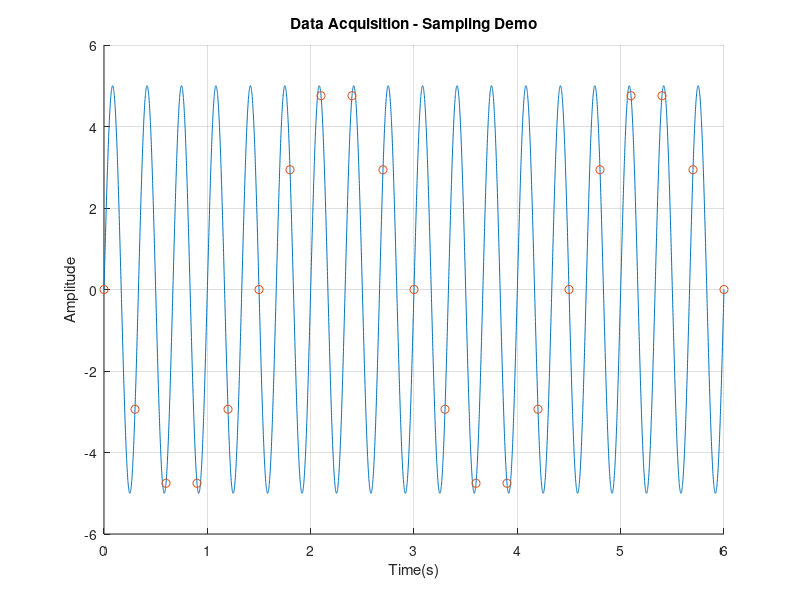

Here is the MATLAB script that generated this plot:
% ME3023 - Tennessee Technological University
% Tristan Hill - October 10, 2019 - April 14, 2021 - September 15, 2021
% Data Acquisition Topic 3 - Sampling and Aliasing
clear variables; close all; clc

% simulate a continuous signal
A1=5; f1=3;
w1=2*pi*f1;
dt_sim=0.001; t_stop=6;
t_sim=0:dt_sim:t_stop;
y_sim=A1*sin(w1*t_sim);

% simulate sampling the signal
dt_sam = 0.3;
t_sam=0:dt_sam:t_stop;
y_sam=A1*sin(w1*t_sam);
% show the figure
figure(1); hold on
plot(t_sim,y_sim,'-',t_sam,y_sam,'o')
axis([0 t_stop -1.2*A1 1.2*A1])
xlabel('Time(s)');ylabel('Amplitude')
title('Data Acquisition - Sampling Demo')
grid on